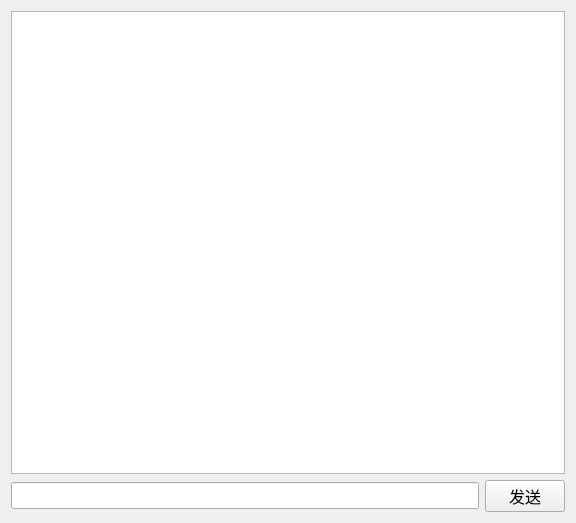
<?xml version="1.0" encoding="UTF-8"?>
<ui version="4.0">
 <class>PrivateChat</class>
 <widget class="QWidget" name="PrivateChat">
  <property name="geometry">
   <rect>
    <x>0</x>
    <y>0</y>
    <width>576</width>
    <height>523</height>
   </rect>
  </property>
  <property name="windowTitle">
   <string>Form</string>
  </property>
  <layout class="QVBoxLayout" name="verticalLayout_2">
   <item>
    <layout class="QVBoxLayout" name="verticalLayout">
     <item>
      <widget class="QTextEdit" name="showMsg_te">
       <property name="font">
        <font>
         <pointsize>12</pointsize>
        </font>
       </property>
      </widget>
     </item>
     <item>
      <layout class="QHBoxLayout" name="horizontalLayout">
       <item>
        <widget class="QLineEdit" name="inputMsg_le">
         <property name="font">
          <font>
           <pointsize>12</pointsize>
          </font>
         </property>
        </widget>
       </item>
       <item>
        <widget class="QPushButton" name="sendMsg_pb">
         <property name="font">
          <font>
           <pointsize>12</pointsize>
          </font>
         </property>
         <property name="text">
          <string>发送</string>
         </property>
        </widget>
       </item>
      </layout>
     </item>
    </layout>
   </item>
  </layout>
 </widget>
 <resources/>
 <connections/>
</ui>
